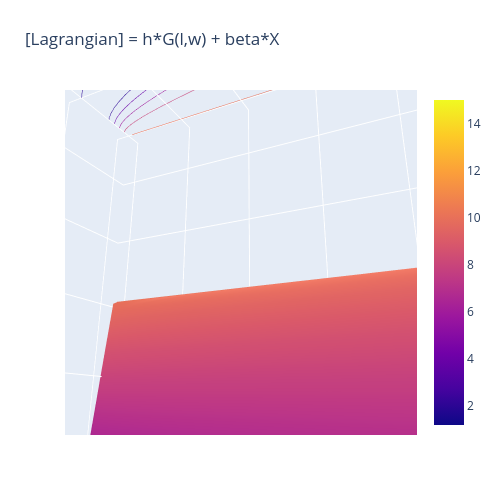

Notebook cell for this chart:
### Markdown cell above
## Low cost of immunity: $\beta \leq \frac{h}{s}$
There is a non-zero optimal solution.

### Code cell
# Visualize cost landscape
rng = 15
pnts = 100
lvec = np.linspace(0.01, rng, pnts)
wvec = np.linspace(0.01, rng, pnts)

l, w = np.meshgrid(lvec, wvec)
z = net_harm(l,w) + beta*X(l,w)


fig = go.Figure(data=[go.Surface(z=z, x=l, y=w)])
fig.update_traces(contours_z=dict(show=True, usecolormap=True,
                                  highlightcolor="limegreen", project_z=True))
fig.update_layout(title='[Lagrangian] = h*G(l,w) + beta*X', autosize=False,
                  scene_camera_eye=dict(x=1.87, y=0.88, z=-0.64),
                  width=500, height=500,
                  margin=dict(l=65, r=50, b=65, t=90))

# Update the layout
fig.update_layout(scene=dict(
    xaxis_title=r'Inflammation, $\lambda$',
    yaxis_title=r'Tolerance, $w$',
    zaxis_title=r'$L(\lambda,w)$'
))

fig.show()

### Figure 1 — Plotly figure (JSON) as saved in the notebook; plotly's stock layout.template omitted (floating-point values rounded to 4 significant figures; data arrays with more than 128 entries replaced by an {"elided": "..."} marker saying what was removed)
{"data": [{"contours": {"z": {"highlightcolor": "limegreen", "project": {"z": true}, "show": true, "usecolormap": true}}, "type": "surface", "x": {"elided": "100x100 float values"}, "y": {"elided": "100x100 float values"}, "z": {"elided": "100x100 float values"}}], "layout": {"autosize": false, "height": 500, "margin": {"b": 65, "l": 65, "r": 50, "t": 90}, "scene": {"aspectmode": "auto", "aspectratio": {"x": 1.028, "y": 1.028, "z": 0.9464}, "camera": {"center": {"x": 0, "y": 0, "z": 0}, "eye": {"x": 0.09074, "y": 0.0427, "z": -0.03106}, "projection": {"type": "perspective"}, "up": {"x": 0, "y": 0, "z": 1}}, "xaxis": {"title": {"text": "Inflammation, $\\lambda$"}, "type": "linear"}, "yaxis": {"title": {"text": "Tolerance, $w$"}, "type": "linear"}, "zaxis": {"title": {"text": "$L(\\lambda,w)$"}, "type": "linear"}}, "title": {"text": "[Lagrangian] = h*G(l,w) + beta*X"}, "width": 500}}
